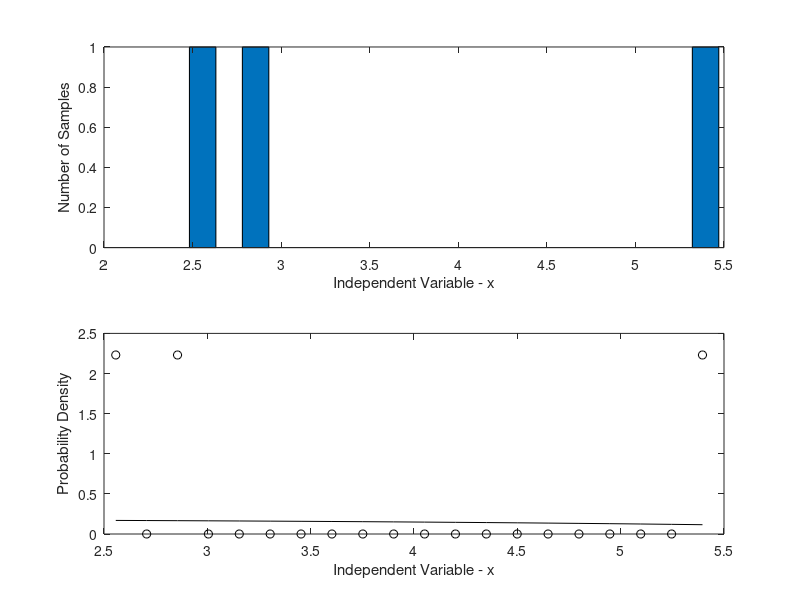

The MATLAB source for this figure: (Note: this script raises an error after producing the figure.)
% File: c7_rejex1.m
% Software given here is to accompany the textbook: W.H. Tranter, 
% K.S. Shanmugan, T.S. Rappaport, and K.S. Kosbar, Principles of 
% Communication Systems Simulation with Wireless Applications, 
% Prentice Hall PTR, 2004.
%
R = 7;										% default value of R
M = 4/pi;									% value of M
N = input('Input number of points N > ');	% set N
fx = zeros(1,N);							% array of output samples
u1 = rand(1,N); u2 = rand(1,N);				% generate u1 and u2
v1 = R*u1;									% generate v1
v2 = (M/R)*rand(1,N);						% generate v2 (g(x))
kpts = 0;									% initialize counter
for k=1:N
   if v2(k)<(M/(R*R))*sqrt(R*R-v1(k)*v1(k));
      kpts=kpts+1;							% increment counter
      fx(kpts)=v1(k);   					% save output sample
   end
end
fx = fx(1:kpts);
[N_samp,x] = hist(fx,20);					% get histogram parameters
subplot(2,1,1)
bar(x,N_samp,1)								% plot histogram
ylabel('Number of Samples')
xlabel('Independent Variable - x')
subplot(2,1,2)
yt = (M/R/R)*sqrt(R*R-x.*x);				% calculate pdf
del_x = x(3)-x(2);							% determine bin width
p_hist = N_samp/kpts/del_x;					% probability from histogram
plot(x,yt,'k',x,p_hist,'ok')				% compare
ylabel('Probability Density')
xlabel('Independent Variable - x')
legend('true pdf','samples from histogram',3)
text = ['The number of points accepted is ',...
      num2str(kpts,15),' and N is ',num2str(N,15),'.'];
disp(text)
% End of script file.